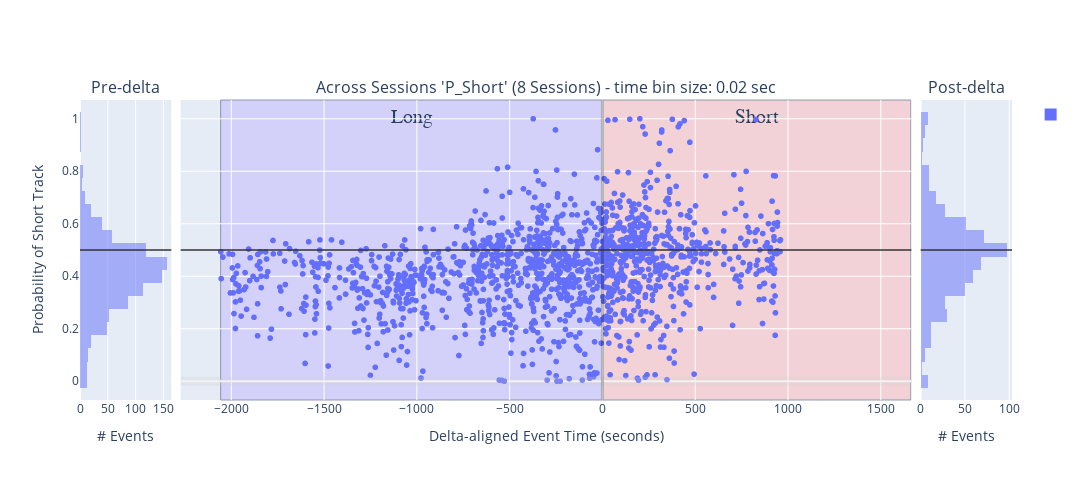

Source (notebook cell):
### Code cell
histogram_bins = 25
num_sessions = 1

# concatenated_ripple_df = deepcopy(filtered_all_sessions_wcorr_ripple_df)
concatenated_ripple_df = deepcopy(filtered_all_sessions_simple_pearson_ripple_df) # ['P_LR', 'P_RL', 'P_Long', 'P_Short', 'ripple_idx', 'ripple_start_t', 'P_Long_LR', 'P_Long_RL', 'P_Short_LR', 'P_Short_RL', 'most_likely_decoder_index', 'start', 'stop', 'label', 'duration', 'long_LR_pf_peak_x_pearsonr', 'long_RL_pf_peak_x_pearsonr', 'short_LR_pf_peak_x_pearsonr', 'short_RL_pf_peak_x_pearsonr', 'best_decoder_index', 'session_name', 'time_bin_size', 'delta_aligned_start_t', 'is_user_annotated_epoch', 'is_valid_epoch', 'custom_replay_name', 'epoch_idx', 'long_best_pf_peak_x_pearsonr', 'short_best_pf_peak_x_pearsonr', 'wcorr_long_LR', 'wcorr_long_RL', 'wcorr_short_LR', 'wcorr_short_RL', 'long_best_wcorr', 'short_best_wcorr', 'wcorr_abs_diff', 'pearsonr_abs_diff']

print(f'concatenated_ripple_df.columns: {list(concatenated_ripple_df.columns)}')
# variable_name = 'P_Long'
variable_name = 'P_Short' # Shows expected effect - short-only replay prior to delta and then split replays post-delta
# variable_name = 'short_best_wcorr'
# variable_name = 'long_best_pf_peak_x_pearsonr'
# variable_name = 'long_best_jump'
# variable_name = 'wcorr_abs_diff'
# variable_name = 'short_best_wcorr'
# variable_name = 'wcorr_long_LR'
# variable_name = 'pearsonr_abs_diff'
# variable_name = 'direction_change_bin_ratio_diff'
# variable_name = 'longest_sequence_length_ratio_diff'
# variable_name = 'long_best_longest_sequence_length_ratio'
# variable_name = 'long_best_congruent_dir_bins_ratio'
# variable_name = 'congruent_dir_bins_ratio_diff'
# variable_name = 'total_congruent_direction_change_diff'
# variable_name = 'long_best_congruent_dir_bins_ratio'
# variable_name = 'long_best_direction_change_bin_ratio'
# variable_name = 'long_best_congruent_dir_bins_ratio'
# 'color':'is_user_annotated_epoch'
# 'color': 'is_user_annotated_epoch', 

y_baseline_level: float = 0.5 # for P(short), etc
# y_baseline_level: float = 0.0 # for wcorr, etc

# px_scatter_kwargs = {'x': 'delta_aligned_start_t', 'y': variable_name, 'color':"is_user_annotated_epoch", 'title': f"'{variable_name}'"} # , 'color': 'time_bin_size', 'range_y': [-1.0, 1.0], 'labels': {'session_name': 'Session', 'time_bin_size': 'tbin_size', 'is_user_annotated_epoch':'user_sel'}
px_scatter_kwargs = {'x': 'delta_aligned_start_t', 'y': variable_name, 'title': f"'{variable_name}'"} # , 'color': 'time_bin_size', 'range_y': [-1.0, 1.0], 'labels': {'session_name': 'Session', 'time_bin_size': 'tbin_size', 'is_user_annotated_epoch':'user_sel'}
# px_scatter_kwargs.pop('color')

# hist_kwargs = dict(color="time_bin_size")
hist_kwargs = dict(color="is_user_annotated_epoch") # , histnorm='probability density'
hist_kwargs.pop('color')
# new_fig_ripples, new_fig_ripples_context = plotly_pre_post_delta_scatter(data_results_df=concatenated_ripple_df, out_scatter_fig=None, histogram_bins=histogram_bins,
#                         px_scatter_kwargs=px_scatter_kwargs, histogram_variable_name=variable_name, hist_kwargs=hist_kwargs, forced_range_y=None,
#                         time_delta_tuple=(earliest_delta_aligned_t_start, 0.0, latest_delta_aligned_t_end), legend_title_text='Is User Selected', is_dark_mode=is_dark_mode)

new_fig_ripples, new_fig_ripples_context = plotly_pre_post_delta_scatter(data_results_df=concatenated_ripple_df, out_scatter_fig=None, histogram_bins=histogram_bins,
                        px_scatter_kwargs=px_scatter_kwargs, histogram_variable_name=variable_name, hist_kwargs=hist_kwargs, forced_range_y=None,
                        time_delta_tuple=(earliest_delta_aligned_t_start, 0.0, latest_delta_aligned_t_end), legend_title_text=None, is_dark_mode=is_dark_mode)

new_fig_ripples = new_fig_ripples.update_layout(fig_size_kwargs)

_extras_output_dict = {}
if is_dark_mode:
    _extras_output_dict["y_mid_line"] = new_fig_ripples.add_hline(y=y_baseline_level, line=dict(color="rgba(0.8,0.8,0.8,.75)", width=2), row='all', col='all')
else:
    _extras_output_dict["y_mid_line"] = new_fig_ripples.add_hline(y=y_baseline_level, line=dict(color="rgba(0.2,0.2,0.2,.75)", width=2), row='all', col='all')

# # Update layout to add a title to the legend
# new_fig_ripples.update_layout(
#     legend_title_text='Is User Selected'  # Add a title to the legend
# )

# fig_to_clipboard(new_fig_ripples, **fig_size_kwargs)
new_fig_ripples_context = new_fig_ripples_context.adding_context_if_missing(num_sessions=num_sessions, plot_type='scatter+hist', comparison='pre-post-delta', variable_name=variable_name)
# figure_out_paths = save_plotly(a_fig=new_fig_ripples, a_fig_context=new_fig_ripples_context)
new_fig_ripples

### Figure 1 — Plotly figure (JSON) as saved in the notebook; plotly's stock layout.template omitted (floating-point values rounded to 4 significant figures; data arrays with more than 128 entries replaced by an {"elided": "..."} marker saying what was removed)
{"data": [{"alignmentgroup": "True", "bingroup": "y", "hovertemplate": "count=%{x}<br>P_Short=%{y}<extra></extra>", "legendgroup": "", "marker": {"color": "#636efa", "opacity": 0.5, "pattern": {"shape": ""}}, "name": "", "nbinsy": 25, "offsetgroup": "", "orientation": "h", "showlegend": true, "type": "histogram", "xaxis": "x", "y": {"elided": "927 float values"}, "yaxis": "y"}, {"hovertemplate": "delta_aligned_start_t=%{x}<br>P_Short=%{y}<extra></extra>", "legendgroup": "", "marker": {"color": "#636efa", "symbol": "circle"}, "mode": "markers", "name": "", "showlegend": false, "type": "scattergl", "x": {"elided": "1502 float values"}, "xaxis": "x2", "y": {"elided": "1502 float values"}, "yaxis": "y2"}, {"alignmentgroup": "True", "bingroup": "y", "hovertemplate": "count=%{x}<br>P_Short=%{y}<extra></extra>", "legendgroup": "", "marker": {"color": "#636efa", "opacity": 0.5, "pattern": {"shape": ""}}, "name": "", "nbinsy": 25, "offsetgroup": "", "orientation": "h", "showlegend": false, "type": "histogram", "xaxis": "x3", "y": {"elided": "575 float values"}, "yaxis": "y3"}], "layout": {"annotations": [{"font": {"size": 16}, "showarrow": false, "text": "Pre-delta", "x": 0.049, "xanchor": "center", "xref": "paper", "y": 1, "yanchor": "bottom", "yref": "paper"}, {"font": {"size": 16}, "showarrow": false, "text": "Across Sessions 'P_Short' (8 Sessions) - time bin size: 0.02 sec", "x": 0.5, "xanchor": "center", "xref": "paper", "y": 1, "yanchor": "bottom", "yref": "paper"}, {"font": {"size": 16}, "showarrow": false, "text": "Post-delta", "x": 0.951, "xanchor": "center", "xref": "paper", "y": 1, "yanchor": "bottom", "yref": "paper"}], "barmode": "overlay", "height": 480, "shapes": [{"line": {"color": "rgba(0.8,0.8,0.8,.25)", "width": 9}, "type": "line", "x0": 0, "x1": 1, "xref": "x2 domain", "y0": 0, "y1": 0, "yref": "y2"}, {"line": {"color": "rgba(1,1,1,.25)", "width": 3}, "type": "line", "x0": 0, "x1": 0, "xref": "x2", "y0": 0, "y1": 1, "yref": "y2 domain"}, {"fillcolor": "#c2b8ff", "label": {"font": {"family": "Times New Roman", "size": 20}, "text": "Long", "textposition": "top center"}, "layer": "below", "line": {"width": 1}, "opacity": 0.5, "type": "rect", "x0": -2057.0, "x1": 0, "xref": "x2", "y0": 0, "y1": 1, "yref": "y2 domain"}, {"fillcolor": "#ffb8b8", "label": {"font": {"family": "Times New Roman", "size": 20}, "text": "Short", "textposition": "top center"}, "layer": "below", "line": {"width": 1}, "opacity": 0.5, "type": "rect", "x0": 0, "x1": 1662.0, "xref": "x2", "y0": 0, "y1": 1, "yref": "y2 domain"}, {"line": {"color": "rgba(0.2,0.2,0.2,.75)", "width": 2}, "type": "line", "x0": 0, "x1": 1, "xref": "x domain", "y0": 0.5, "y1": 0.5, "yref": "y"}, {"line": {"color": "rgba(0.2,0.2,0.2,.75)", "width": 2}, "type": "line", "x0": 0, "x1": 1, "xref": "x2 domain", "y0": 0.5, "y1": 0.5, "yref": "y2"}, {"line": {"color": "rgba(0.2,0.2,0.2,.75)", "width": 2}, "type": "line", "x0": 0, "x1": 1, "xref": "x3 domain", "y0": 0.5, "y1": 0.5, "yref": "y3"}], "width": 1920, "xaxis": {"anchor": "y", "domain": [0, 0.098], "title": {"text": "# Events"}}, "xaxis2": {"anchor": "y2", "domain": [0.108, 0.892], "title": {"text": "Delta-aligned Event Time (seconds)"}}, "xaxis3": {"anchor": "y3", "domain": [0.902, 1], "title": {"text": "# Events"}}, "yaxis": {"anchor": "x", "domain": [0, 1], "title": {"text": "Probability of Short Track"}}, "yaxis2": {"anchor": "x2", "domain": [0, 1], "matches": "y", "showticklabels": false}, "yaxis3": {"anchor": "x3", "domain": [0, 1], "matches": "y", "showticklabels": false}}}
